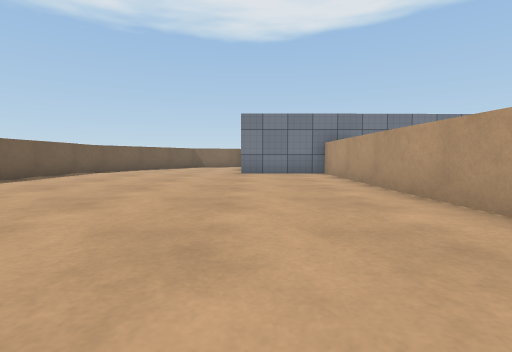
[1] (above)

24 first-person views from a walk through a scene from a Unity 3-D project. The camera is 0.59 m above the floor, tilts 4° down and sees 85° across. The floor is counted in squares, 1 m on a side. Each view is taken from the middle of a square. On the plan, view 1 faces up. The plan holds only what a view shows up to about 9 squares ahead; the rest is blank. The place goes on beyond the plan. Surface patterns are stand-ins for the level's own textures.

[2]
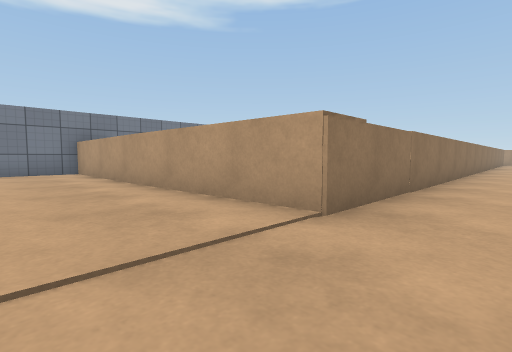

[3]
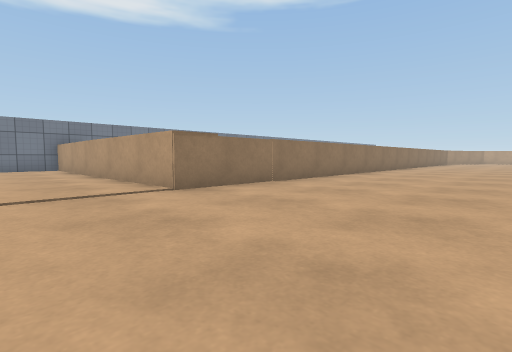

[4]
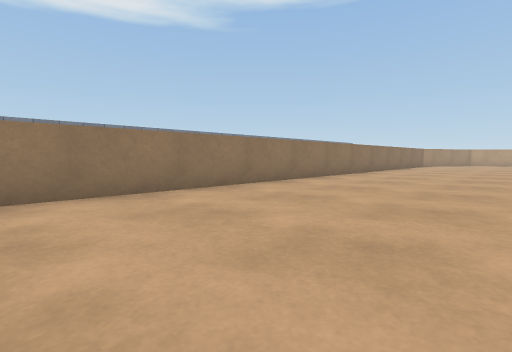

[5]
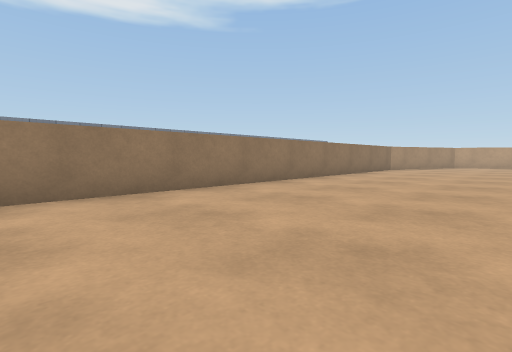

[6]
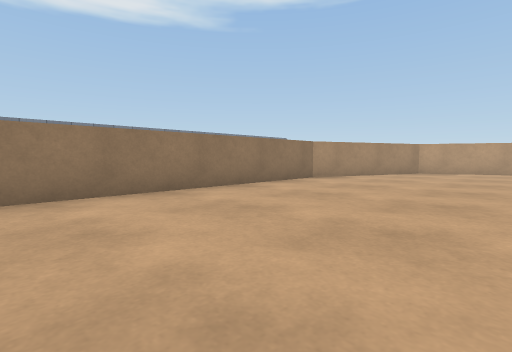

[7]
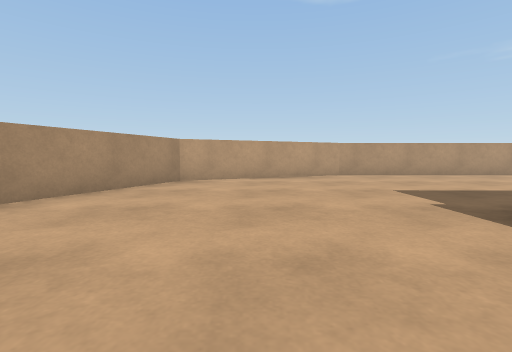

[8]
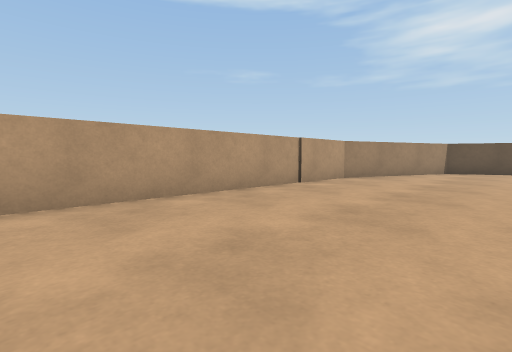

[9]
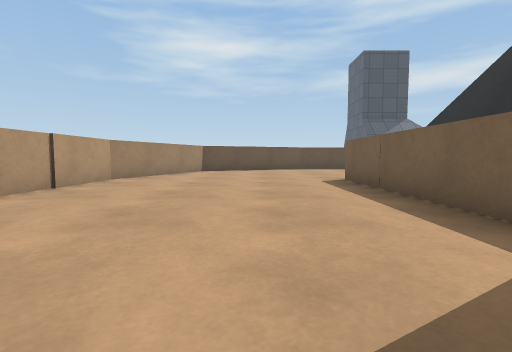

[10]
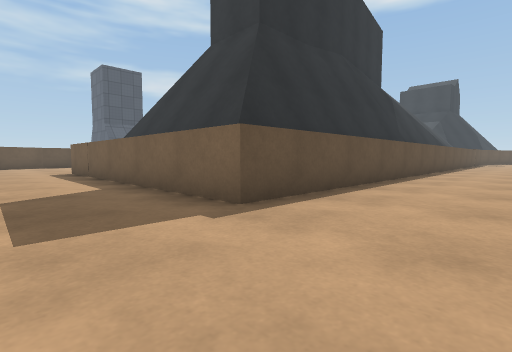

[11]
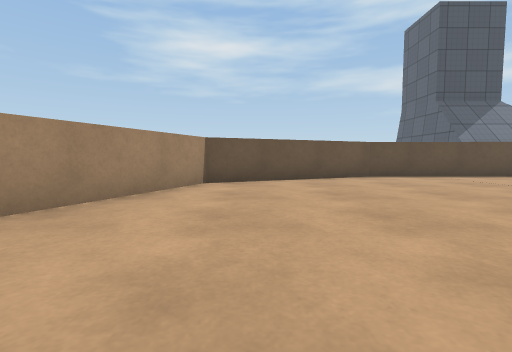

[12]
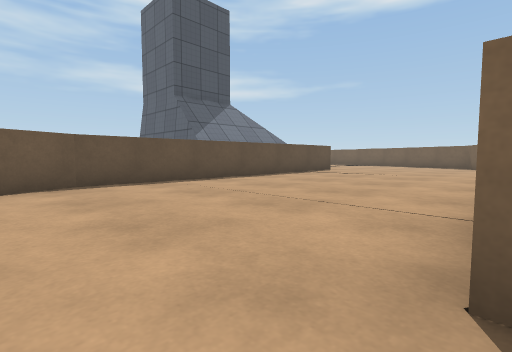

[13]
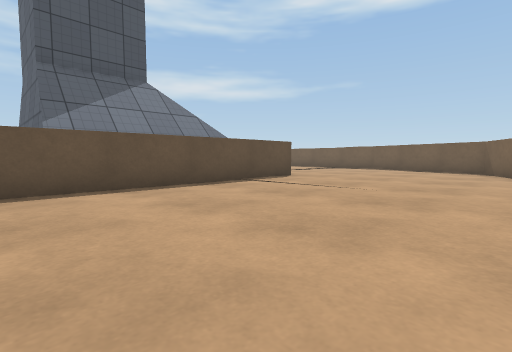

[14]
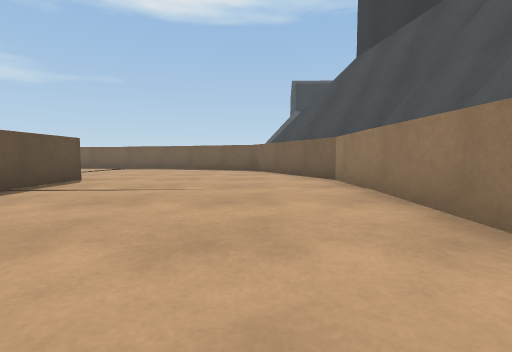

[15]
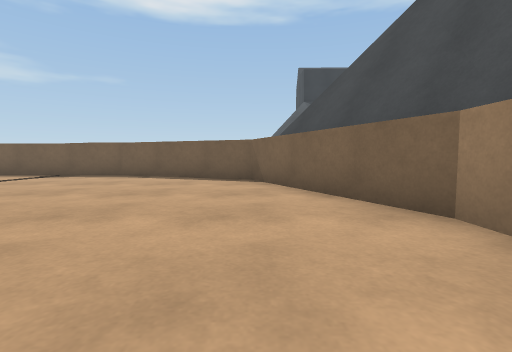

[16]
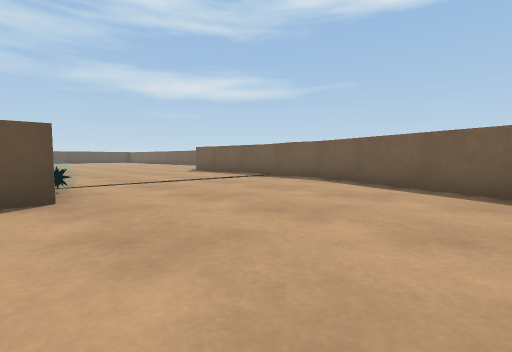

[17]
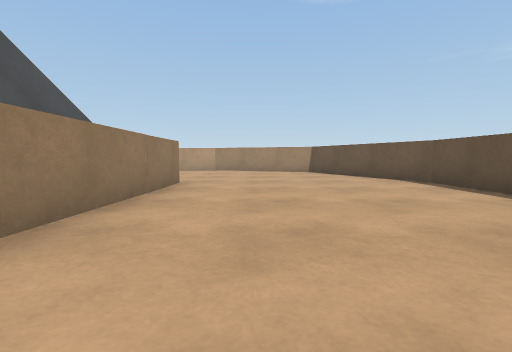

[18]
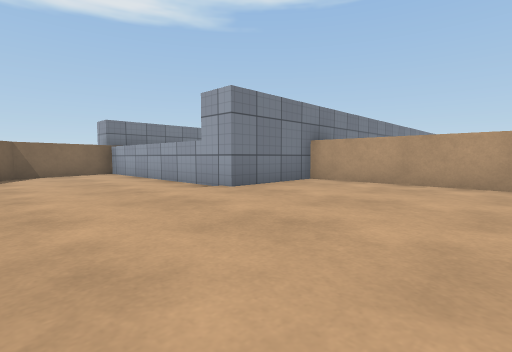

[19]
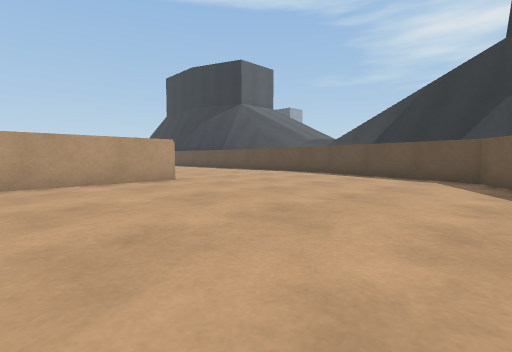

[20]
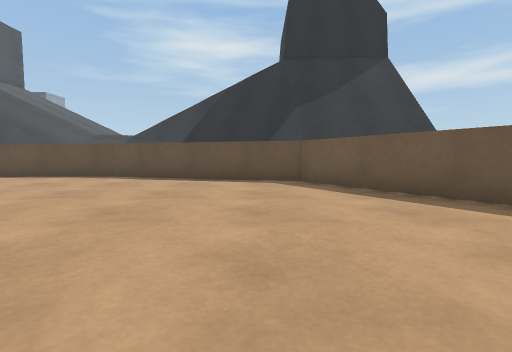

[21]
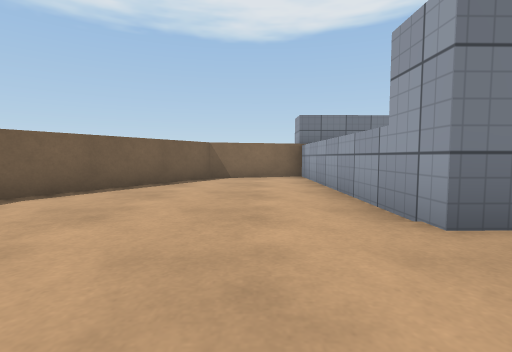

[22]
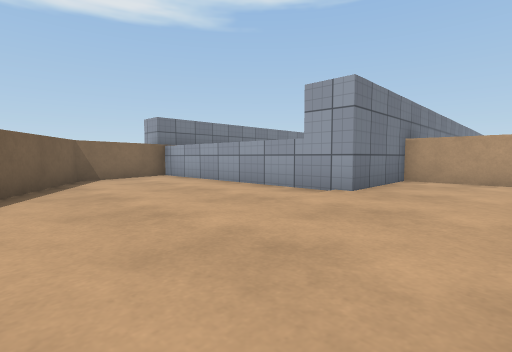

[23]
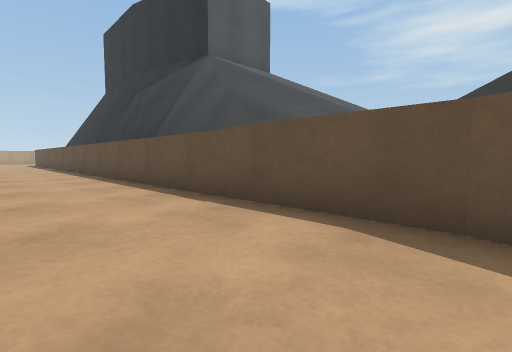

[24]
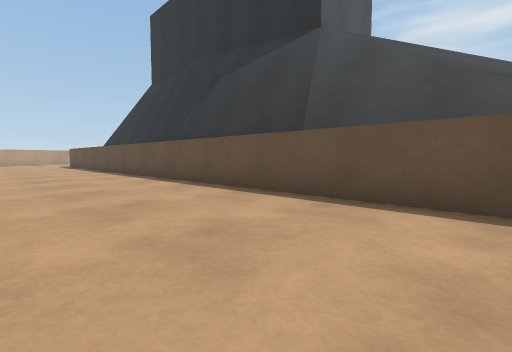

### Floor plan
Points are (right, up) in squares from view 1. A wall is a line through its corners. A room is listed if a view was taken in it or the views show most of it. See-through windows are left out.
Room 1 (views 1, 2, 3, 4, 5, 6, 7, 8, 9, 10, 11, 12, 13, 14, 15, 16, 17, 18, 19, 20, 21, 22, 23, 24)
walls: (2.2, -5.6) (23.7, -5.6) (23.7, -14.2) (14.4, -14.1) (9.9, -16.1) (8.3, -20.2) (8.3, -21.5); (14.3, -20.2) (23.6, -20.2) (28.1, -18.2) (29.7, -14.1); (2.3, 9.2) (-0.5, 9.2) (-0.6, 15.7) (-3.3, 14.9) (-5.5, 11.2); (-5.3, -0.4) (-3.1, -4) (2.5, -5.6); (29.8, -14.3) (29.8, -5.6) (27.8, -1.2) (23.7, 0.4) (2.4, 0.4) (2.1, 9.2)
objects: other object (14, -21)

Where each view was taken, in squares from view 1:
view 1: 0 up, 0 right, facing up
view 2: 1 down, 0 right, facing up-right
view 3: 4 down, 0 right, facing up-right
view 4: 4 down, 6 right, facing up-right
view 5: 4 down, 11 right, facing up-right
view 6: 4 down, 17 right, facing up-right
view 7: 3 down, 21 right, facing right
view 8: 7 down, 26 right, facing down-right
view 9: 7 down, 26 right, facing down
view 10: 3 down, 26 right, facing down-left
view 11: 12 down, 27 right, facing down
view 12: 14 down, 25 right, facing down-left
view 13: 15 down, 21 right, facing down-left
view 14: 16 down, 21 right, facing left
view 15: 16 down, 17 right, facing left
view 16: 16 down, 15 right, facing down-left
view 17: 16 down, 17 right, facing right
view 18: 5 up, 4 left, facing up-right
view 19: 4 up, 4 left, facing down-right
view 20: 3 up, 2 left, facing down
view 21: 7 up, 2 left, facing up
view 22: 7 up, 5 left, facing up-right
view 23: 3 down, 2 right, facing down-right
view 24: 2 down, 6 right, facing down-right
